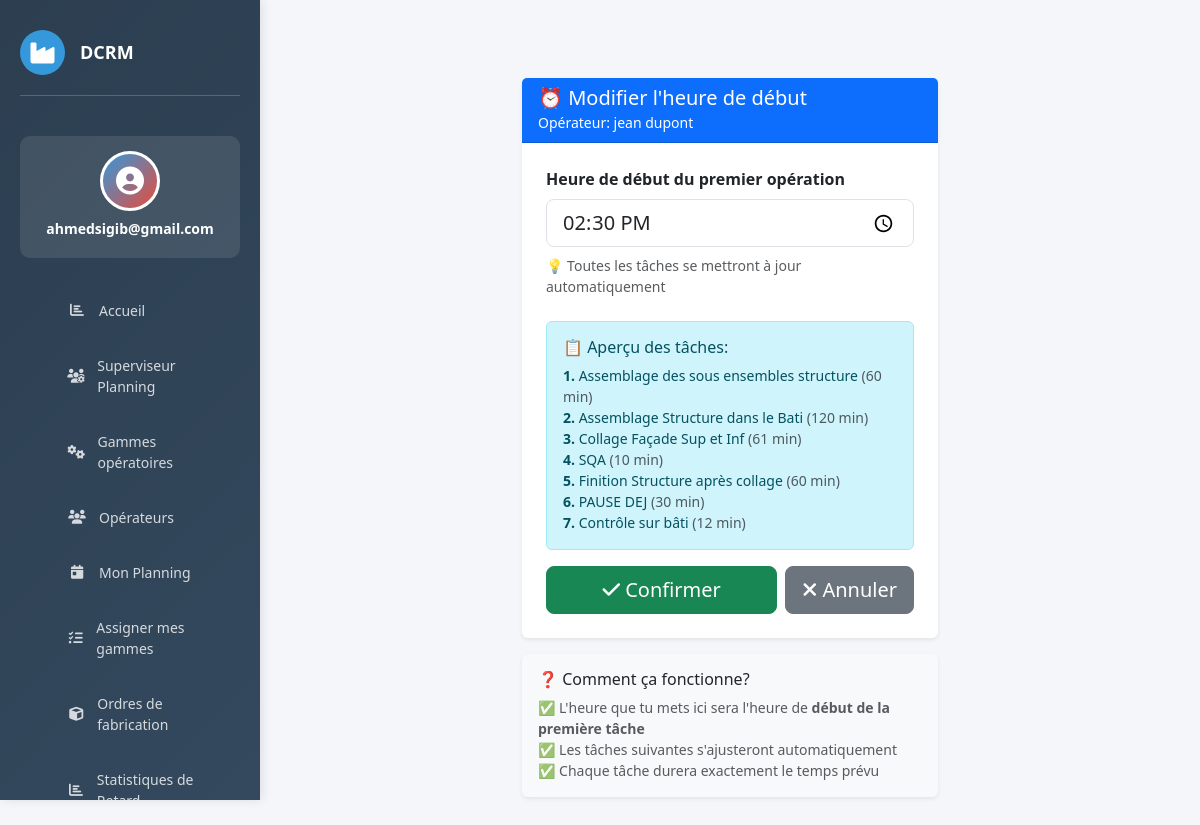
The page /planning/operateur/11/modifier-heure/ (signed in) on the database its author committed.
### website/models.py (models this page shows, shortened)
class Operateur(models.Model):
    SHIFT_CHOICES = [
        ('matin',      'Matin      (06h → 14h)'),
        ('normal',     'Normal     (08h → 17h)'),
        ('apres_midi', 'Après-midi (14h → 22h)'),
    ]
    nom    = models.CharField(max_length=100)
    prenom = models.CharField(max_length=100)
    poste  = models.CharField(max_length=100, blank=True)
    shift  = models.CharField(
        max_length=20,
        choices=SHIFT_CHOICES,
        default='normal',
        verbose_name="Type de shift"
    )
    user   = models.OneToOneField(
        User, null=True, blank=True,
        on_delete=models.SET_NULL,
        related_name='operateur_profil',
        verbose_name="Compte utilisateur"
    )
    def __str__(self):
        return f"{self.prenom} {self.nom}"

class TachePlanifiee(models.Model):
    TYPE_TACHE = [
        ('operation',       'Opération de travail'),
        ('pause_sqa',       'Pause SQA'),
        ('pause_dejeuner',  'Pause Déjeuner'),
    ]
    planning           = models.ForeignKey(PlanningJournalier, on_delete=models.CASCADE, related_name='taches')
    type_tache         = models.CharField(max_length=20, choices=TYPE_TACHE)
    gamme_operation    = models.ForeignKey(GammeOperation, null=True, blank=True, on_delete=models.SET_NULL)
    ordre              = models.PositiveSmallIntegerField()
    heure_debut_prevue = models.DateTimeField()
    heure_fin_prevue   = models.DateTimeField()
    heure_debut_reelle = models.DateTimeField(null=True, blank=True)
    heure_fin_reelle   = models.DateTimeField(null=True, blank=True)
    class Meta:
        ordering = ['ordre']
    @property
    def nom_affichage(self):
        if self.type_tache == 'pause_sqa':
            return 'Pause SQA'
        if self.type_tache == 'pause_dejeuner':
            return 'Pause Déjeuner'
        return self.gamme_operation.nom if self.gamme_operation else 'Opération'
    @property
    def duree_prevue_minutes(self):
        delta = self.heure_fin_prevue - self.heure_debut_prevue
        return round(delta.total_seconds() / 60)

class GammeOperation(models.Model):
    nom           = models.CharField(max_length=200)
    temps_alloue  = models.DecimalField(max_digits=7, decimal_places=4, help_text="Durée en heures (ex: 1.005)")
    ordre         = models.PositiveSmallIntegerField(help_text="Position dans la gamme")
    operateurs    = models.ManyToManyField(
        'Operateur',
        blank=True,
        related_name='gammes',
        verbose_name="Opérateurs assignés"
    )
    class Meta:
        ordering = ['ordre']

### website/views.py (the view, shortened to what this page needs)
# urls.py: path('planning/operateur/<int:operateur_id>/modifier-heure/',views.modifier_heure_debut,name='modifier_heure_debut'),
@login_required(login_url='home')
def modifier_heure_debut(request, operateur_id):
    operateur = get_object_or_404(Operateur, id=operateur_id)
    aujourd_hui = timezone.localdate()
    planning = PlanningJournalier.objects.filter(
        operateur=operateur,
        date=aujourd_hui
    ).first()
    if not planning:
        messages.error(request, "❌ Aucun planning pour aujourd'hui")
        return redirect('dashboard_operateur', operateur_id=operateur_id)
    heure_actuelle = planning.taches.filter(type_tache='operation').order_by('ordre').first()
    if heure_actuelle:
        heure_str = heure_actuelle.heure_debut_prevue.strftime('%H:%M')
    else:
        heure_str = '06:00'
    context = {
        'operateur': operateur,
        'planning': planning,
        'heure_str': heure_str,
    }
    return render(request, 'planning/modifier_heure_debut.html', context)

### website/models.py (called while the page is built)
    @property
    def taches_ordonnees(self):
        return self.taches.all().order_by('ordre')

### website/templates/planning/modifier_heure_debut.html (shortened to what this page needs)
{% extends 'base.html' %}
{% load static %}
{% block content %}
<div class="container mt-5">
  <div class="row">
    <div class="col-md-6 mx-auto">
      <div class="card border-0 shadow-sm">
        <div class="card-header bg-primary text-white">
          <h5 class="mb-0">⏰ Modifier l'heure de début</h5>
          <small>Opérateur: {{ operateur.prenom }} {{ operateur.nom }}</small>
        </div>
        <div class="card-body p-4">
          <form method="POST">
            <div class="mb-4">
              <label class="form-label fw-bold">Heure de début du premier opération</label>
              <input
                type="time"
                name="heure_debut"
                class="form-control form-control-lg"
                value="{{ heure_str }}"
                required
              >
              <small class="text-muted d-block mt-2">
                💡 Toutes les tâches se mettront à jour automatiquement
              </small>
            </div>
            <div class="alert alert-info">
              <h6 class="mb-2">📋 Aperçu des tâches:</h6>
              <small>
                {% for tache in planning.taches_ordonnees %}
                  <div>
                    <strong>{{ tache.ordre }}.</strong> {{ tache.nom_affichage }}
                    <span class="text-muted">({{ tache.duree_prevue_minutes }} min)</span>
                  </div>
                {% endfor %}
              </small>
            </div>
            <div class="d-flex gap-2">
              <button type="submit" class="btn btn-success btn-lg flex-grow-1">
                <i class="fas fa-check"></i> Confirmer
              </button>
              <a href="{% url 'dashboard_operateur' operateur_id=operateur.id %}" class="btn btn-secondary btn-lg">
                <i class="fas fa-times"></i> Annuler
              </a>
            </div>
          </form>
        </div>
      </div>
      <div class="card border-0 shadow-sm mt-3 bg-light">
        <div class="card-body">
          <h6 class="mb-2">❓ Comment ça fonctionne?</h6>
          <p class="small text-muted mb-0">
            ✅ L'heure que tu mets ici sera l'heure de <strong>début de la première tâche</strong><br>
            ✅ Les tâches suivantes s'ajusteront automatiquement<br>
            ✅ Chaque tâche durera exactement le temps prévu
          </p>
        </div>
      </div>
    </div>
  </div>
</div>
{% endblock %}

### website/templates/base.html (shortened to what this page needs)
{% load static %}
<!DOCTYPE html>
<html lang="fr">
<head>
    <link href="https://cdn.jsdelivr.net/npm/bootstrap@5.3.0/dist/css/bootstrap.min.css" rel="stylesheet">
    <link rel="stylesheet" href="https://cdnjs.cloudflare.com/ajax/libs/font-awesome/6.4.0/css/all.min.css">
</head>
<body>
    {% if user.is_authenticated %}
    <aside class="sidebar">
        <div class="sidebar-header">
            <div class="logo">
                <i class="fas fa-industry"></i>
            </div>
            <h3>DCRM</h3>
        </div>
        <div class="user-profile">
            <div class="user-avatar">
                <i class="fas fa-user-circle"></i>
            </div>
            <h6>{{ user.first_name|default:user.username }}</h6>
        </div>
        <ul class="sidebar-menu">
             <li>
                <a href="{% url 'dashboard' %}">
                    <i class="fas fa-chart-bar"></i>
                    <span>Accueil </span>
                </a>
            </li>
            <li>
                <a href="{% url 'superviseur_dashboard' %}">
                    <i class="fas fa-users-cog"></i>
                    <span>Superviseur Planning</span>
                </a>
            </li>
            <li>
                <a href="{% url 'gammes_list' %}">
                    <i class="fas fa-cogs"></i>
                    <span>Gammes opératoires</span>
                </a>
            </li>
            <li>
                <a href="{% url 'operateur_list' %}">
                    <i class="fas fa-users"></i>
                    <span>Opérateurs</span>
                </a>
            </li>
            {% if user.operateur_profil %}
            <li>
                <a href="{% url 'dashboard_operateur' operateur_id=user.operateur_profil.id %}">
                    <i class="fas fa-calendar-day"></i>
                    <span>Mon Planning</span>
                </a>
            </li>
            <li>
                <a href="{% url 'assigner_gammes' operateur_id=user.operateur_profil.id %}">
                    <i class="fas fa-tasks"></i>
                    <span>Assigner mes gammes</span>
                </a>
            </li>
            {% endif %}
            <li>
                <a href="{% url 'of_list' %}">
                    <i class="fas fa-cube"></i>
                    <span>Ordres de fabrication</span>
                </a>
            </li>
                <li>
                <a href="{% url 'list_retard' %}">
                    <i class="fas fa-chart-bar"></i>
                    <span>Statistiques de Retard</span>
                </a>
            </li>
        </ul>
    </aside>
    {% endif %}
    <div class="main-content">
        {% block content %}
        {% endblock %}
    </div>
</body>
</html>

### website/templates/base.html (style rules this page uses)
:root { --primary: #2c3e50; --secondary: #3498db; --danger: #e74c3c; --success: #27ae60; --warning: #f39c12; }
* { margin: 0; padding: 0; box-sizing: border-box; }
body { font-family: 'Segoe UI', Tahoma, Geneva, Verdana, sans-serif; background-color: #f5f6fa; }
.sidebar { position: fixed; top: 0; left: 0; height: 100vh; width: 260px; background: linear-gradient(135deg, var(--primary) 0%, #34495e 100%); color: white; padding: 30px 20px; overflow-y: auto; box-shadow: 2px 0 10px rgba(0,0,0,0.1); z-index: 1000; }
.sidebar-header { display: flex; align-items: center; gap: 15px; margin-bottom: 40px; padding-bottom: 20px; border-bottom: 1px solid rgba(255,255,255,0.2); }
.sidebar-header .logo { width: 45px; height: 45px; background: var(--secondary); border-radius: 50%; display: flex; align-items: center; justify-content: center; font-size: 24px; }
.sidebar-header h3 { font-size: 18px; font-weight: 700; margin: 0; }
.user-profile { background: rgba(255,255,255,0.1); padding: 15px; border-radius: 10px; margin-bottom: 30px; text-align: center; }
.user-avatar { width: 60px; height: 60px; background: linear-gradient(135deg, var(--secondary), var(--danger)); border-radius: 50%; margin: 0 auto 10px; display: flex; align-items: center; justify-content: center; font-size: 28px; border: 3px solid white; }
.user-profile h6 { margin: 10px 0 5px; font-weight: 600; font-size: 14px; }
.sidebar-menu { list-style: none; margin-bottom: 30px; }
.sidebar-menu li { margin-bottom: 10px; }
.sidebar-menu a { display: flex; align-items: center; gap: 12px; padding: 12px 15px; color: rgba(255,255,255,0.8); text-decoration: none; border-radius: 8px; transition: all 0.3s ease; font-size: 14px; }
.sidebar-menu i { width: 20px; text-align: center; }
.main-content { margin-left: 260px; padding: 30px; min-height: 100vh; }

### rows shown on the page
Operateur: prenom "jean", nom "dupont"
TachePlanifiee: ordre "1", nom_affichage "Assemblage des sous ensembles structure", duree_prevue_minutes "60"
TachePlanifiee: ordre "2", nom_affichage "Assemblage Structure dans le Bati", duree_prevue_minutes "120"
TachePlanifiee: ordre "3", nom_affichage "Collage Façade Sup et Inf", duree_prevue_minutes "61"
TachePlanifiee: ordre "4", nom_affichage "SQA", duree_prevue_minutes "10"
TachePlanifiee: ordre "5", nom_affichage "Finition Structure après collage", duree_prevue_minutes "60"
TachePlanifiee: ordre "6", nom_affichage "PAUSE DEJ", duree_prevue_minutes "30"
TachePlanifiee: ordre "7", nom_affichage "Contrôle sur bâti", duree_prevue_minutes "12"

### other values the page prints
{{ user.first_name|default:user.username }} "ahmedsigib@gmail.com"
